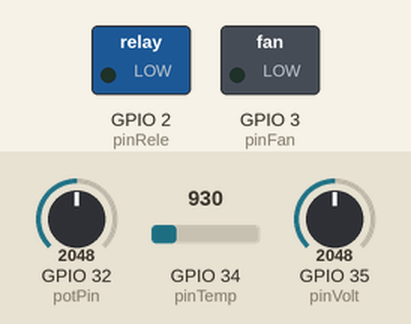
Bench run of a sketch on a simulated ESP32. Parts: switched loads named in the sketch (green lamp = pin HIGH). The inputs (shaded band) are chosen by the test bench; at power-on: GPIO 34 (pinTemp) = 930, GPIO 32 (potPin) = 2048, GPIO 35 (pinVolt) = 2048. WiFi joins after 1.5 s; servers stay silent unless stated; no MQTT or app messages arrive unless stated; what the sketch prints to the serial monitor is not drawn.

Above: at 2.7 s.
2.8 s: GPIO 34 (pinTemp) set to 1022
8.8 s: GPIO 34 (pinTemp) set to 1091
At 12.7 s:
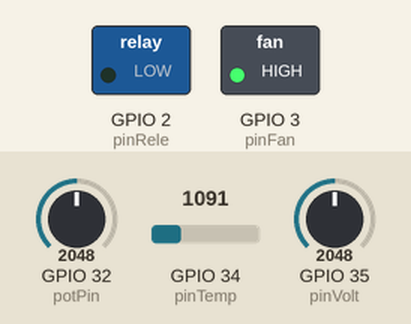
14.8 s: GPIO 34 (pinTemp) set to 1004
At 17.9 s:
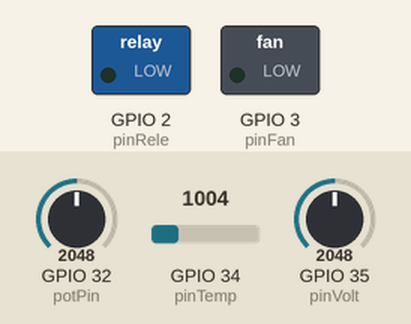
20.8 s: GPIO 34 (pinTemp) set to 1069
At 22.0 s:
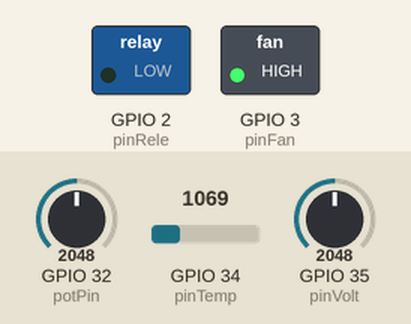
Timing chart, 0 to 23.8 s (numbered marks = the images above; inputs shaded):
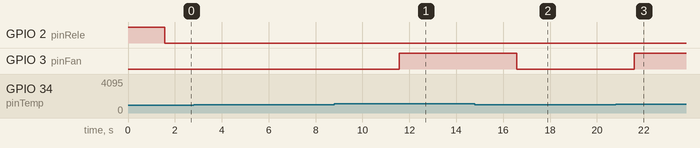

Measured:
- the behaviour switches between 1054 and 1055 on GPIO 34 (pinTemp) (found by bisection; images 0 and 1)
- after the input at 2.8 s, every drawn part: stays the same
- after the input at 8.8 s, GPIO 3 (pinFan): LOW → HIGH after 2.8 s
- after the input at 14.8 s, GPIO 3 (pinFan): HIGH → LOW after 1.8 s
- after the input at 20.8 s, GPIO 3 (pinFan): LOW → HIGH after 0.79 s

The sketch:

C_digoC_arduino_mqtt.ino
```cpp
#include <WiFi.h>
#include <PubSubClient.h>
#include <ArduinoJson.h>

// Configurações Wi-Fi
const char* ssid = "Sua rede";
const char* password = "senha da rede";

// Configurações MQTT
const char* mqtt_broker = "broker.hivemq.com";
const int mqtt_port = 1883;
const char* mqtt_client_id = "ESP32Client";
const char* mqtt_topic = "sensor/data";

WiFiClient espClient;
PubSubClient client(espClient);

// Pinos
const int pinTemp = 34; // Ex-A0
const int pinVolt = 35; // Ex-A1
const int potPin  = 32; // Ex-A2
const int pinFan  = 3;  // PWM para simular ventoinha
const int pinRele = 2;  // GPIO para relé

const byte RELAY_ON  = LOW;   // fecha contato
const byte RELAY_OFF = HIGH;  // abre contato

float tempC, tensao, corrente, potencia;
int   fanPWM      = 0;
bool  releLigado  = false;

// Histerese
const float T_H = 35.0, T_L = 34.0;
const float P_H = 60, P_L = 59.0;

void setup() {
  Serial.begin(115200);
  pinMode(pinFan, OUTPUT);
  pinMode(pinRele, OUTPUT);

  digitalWrite(pinRele, RELAY_OFF);

  setup_wifi();
  client.setServer(mqtt_broker, mqtt_port);
  client.setCallback(callback);
}

void loop() {
  if (!client.connected()) {
    reconnect();
  }
  client.loop();

  int potValue = 0;

  // Leitura do sensor TMP36
  float vTemp = analogRead(pinTemp) * 3.3 / 4095.0;
  tempC = (vTemp - 0.5) * 100.0;

  // Leitura de tensão
  float vADC = analogRead(pinVolt) * 3.3 / 4095.0;
  tensao = vADC * (47.0 + 10.0) / 10.0;   //

  // Leitura de corrente
  potValue = analogRead(potPin);
  corrente = map(potValue, 0, 4095, -500, 500) / 100.0;

  potencia = tensao * corrente;

  // Controle da ventilação
  if (tempC >= T_H)      fanPWM = 255;
  else if (tempC <= T_L) fanPWM = 0;
  analogWrite(pinFan, fanPWM);

  // Controle do relé
  if (potencia <= P_H)      releLigado = true;
  else if (potencia > P_L) releLigado = false;
  digitalWrite(pinRele, releLigado ? RELAY_ON : RELAY_OFF);

  // Publicar via MQTT
  StaticJsonDocument<200> doc;
  doc["temperatura"] = tempC;
  doc["tensao"] = tensao;
  doc["corrente"] = corrente;
  doc["potencia"] = potencia;
  doc["fan_pwm"] = fanPWM;
  doc["rele_ligado"] = releLigado;

  char jsonBuffer[200];
  serializeJson(doc, jsonBuffer);

  client.publish(mqtt_topic, jsonBuffer);
  Serial.print("Publicado no tópico ");
  Serial.print(mqtt_topic);
  Serial.print(": ");
  Serial.println(jsonBuffer);

  delay(5000); // Publica a cada 5 segundos
}

void setup_wifi() {
  delay(10);
  Serial.println();
  Serial.print("Conectando a ");
  Serial.println(ssid);

  WiFi.begin(ssid, password);

  while (WiFi.status() != WL_CONNECTED) {
    delay(500);
    Serial.print(".");
  }

  Serial.println("WiFi conectado");
  Serial.print("Endereço IP: ");
  Serial.println(WiFi.localIP());
}

void reconnect() {
  while (!client.connected()) {
    Serial.print("Tentando conexão MQTT...");
    if (client.connect(mqtt_client_id)) {
      Serial.println("conectado");

    } else {
      Serial.print("falhou, rc=");
      Serial.print(client.state());
      Serial.println(" tentando novamente em 5 segundos");
      delay(5000);
    }
  }
}

void callback(char* topic, byte* payload, unsigned int length) {
  Serial.print("Mensagem recebida no tópico: ");
  Serial.println(topic);
  Serial.print("Payload: ");
  for (int i = 0; i < length; i++) {
    Serial.print((char)payload[i]);
  }
  Serial.println();
}
```
